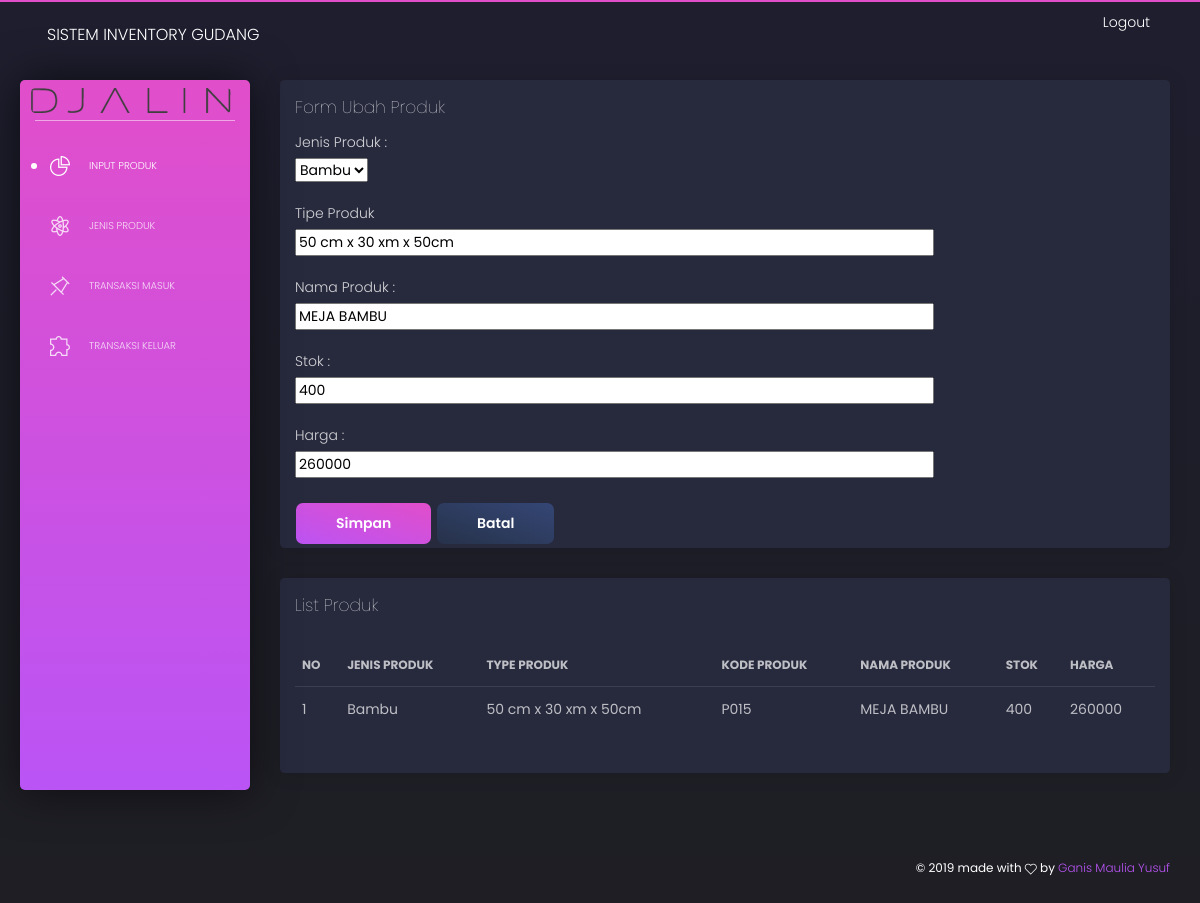
Screenshot of /index.php/Produk/ubah_produk/P015 with the database file from the repository.
### tables this page shows
CREATE TABLE IF NOT EXISTS `produk` (
  `kode_produk` varchar(50) NOT NULL,
  `kode_jenis` varchar(50) NOT NULL,
  `nama_produk` varchar(100) NOT NULL,
  `stok` int(100) NOT NULL,
  `harga` int(100) NOT NULL,
  `type_produk` varchar(100) NOT NULL,
  PRIMARY KEY (`kode_produk`)
);

CREATE TABLE IF NOT EXISTS `jenis` (
  `kode_jenis` varchar(50) NOT NULL,
  `nama_jenis` varchar(100) NOT NULL,
  PRIMARY KEY (`kode_jenis`)
);

### application/controllers/Produk.php (called while the page is built, shortened)
<?php
class Produk extends CI_Controller {
	function __construct()
			{
				$this->load->model('Login_m');
				$this->load->model('Produk_m');
				$this->load->helper('url');
			}
	public function ubah_produk(){
		$kode_produk = $this->uri->segment(3);
		$data['produk']=$this->Produk_m->ambilData2($kode_produk);
		$this->load->view('ubah_produk_v',$data);
	}
}

### index.php (called while the page is built, shortened)
<?php
require_once BASEPATH.'core/CodeIgniter.php';

### application/models/Produk_m.php (called while the page is built, shortened)
<?php
	class Produk_m extends CI_Model
	{
		public function ambilData2($kode_produk){
			$sql = "select * from produk as p inner join jenis as j on j.kode_jenis = p.kode_jenis where kode_produk = '".$kode_produk."'";
			return $this->db->query($sql);
		}
	}
?>

### application/views/ubah_produk_v.php (the view, shortened to what this page needs)
<!DOCTYPE html>
<html lang="en">
<head>
  <link href="https://use.fontawesome.com/releases/v5.0.6/css/all.css" rel="stylesheet">
  <link href="<?php echo base_url();?>/assets/css/nucleo-icons.css" rel="stylesheet" />
  <link href="<?php echo base_url();?>/assets/css/black-dashboard.css?v=1.0.0" rel="stylesheet" />
  <link href="<?php echo base_url();?>/assets/demo/demo.css" rel="stylesheet" />
</head>
<body class="">
  <div class="wrapper">
    <div class="sidebar">
      <div class="sidebar-wrapper">
        <div class="logo">
          <img src="<?php echo base_url();?>/assets/img/djalin-logo.png" alt="Profile Photo">
        </div>
        <ul class="nav">
          <li class="active">
            <a href="<?php echo site_url(); ?>/Produk">
              <i class="tim-icons icon-chart-pie-36"></i>
              <p>Input Produk</p>
            </a>
          </li>
          <li>
            <a href="<?php echo site_url(); ?>/Login">
              <i class="tim-icons icon-atom"></i>
              <p>Jenis Produk</p>
            </a>
          </li>
          <li>
            <a href="<?php echo site_url(); ?>/Transaksi_masuk">
              <i class="tim-icons icon-pin"></i>
              <p>Transaksi Masuk</p>
            </a>
          </li>
          <li>
              <a href="<?php echo site_url(); ?>/Transaksi_keluar">
              <i class="tim-icons icon-puzzle-10"></i>
              <p>Transaksi Keluar</p>
            </a>
          </li>
        </ul>
      </div>
    </div>
    <div class="main-panel">
      <nav class="navbar navbar-expand-lg navbar-absolute navbar-transparent">
        <div class="container-fluid">
          <div class="navbar-wrapper">
            <a class="navbar-brand" href="<?php echo base_url();?>"javascript:void(0)">Sistem Inventory Gudang</a>
          </div>
          <div class="collapse navbar-collapse" id="navigation">
            <ul class="navbar-nav ml-auto">
              <li class="search-bar input-group">
                  <a href="<?php echo site_url('Login_user/logout');?>">Logout</a>
              </li>
            </ul>
          </div>
        </div>
      </nav>
      <div class="content">
        <div class="row">
          <div class="col-md-12">
            <div class="card">
              <div class="card-header">
                <h4 class="card-title">Form Ubah Produk </h4>
                <p>Jenis Produk   :</p>
                <form action="<?php echo site_url(); ?>/Produk/update_produk" method=post>
                   <?php
                      foreach ($produk->result() as $i) {
                    ?>
                <select name="kode_jenis" id="kode_jenis" >
                      <option value="<?php echo $i->kode_jenis;?>">
                         <?php echo $i->nama_jenis;?></option>
                </select>
                  <br /><br />
                    <p>Tipe Produk</p>
                    <input type="text" name="type_produk" size="50" value="<?php echo $i->type_produk ?>"><br /><br />
                    <p>Nama Produk   :</p>
                    <input type="text" name="nama_produk" size="50" value="<?php echo $i->nama_produk ?>"><br /><br />
                    <p>Stok          :</p>
                    <input type="text" name="stok" size="50" value="<?php echo $i->stok ?>"><br /><br />
                    <p>Harga         :</p>
                    <input type="text" name="harga" size="50" value="<?php echo $i->harga ?>"><br /><br />
                    <input type="submit" value="Simpan" button type="button" class="btn btn-primary">
                    <a href="<?php echo site_url(); ?>/Produk" button type="button" class="btn btn-default batal">Batal</a>
                    <?php
                     }
                      ?>
                </form>
              </div>
            </div>
          </div>
          <div class="col-md-12">
            <div class="card ">
              <div class="card-header">
                <h4 class="card-title">List Produk</h4>
              </div>
              <div class="card-body">
                <div class="table-responsive">
                  <table class="table tablesorter " id="">
                    <thead class=" text-primary">
                      <tr>
                        <th>
                          No
                        </th>
                        <th>
                          Jenis Produk
                        </th>
                        <th>
                          Type Produk
                        </th>
                        <th>
                          Kode Produk
                        </th>
                        <th>
                          Nama Produk
                        </th>
                        <th>
                          Stok
                        </th>
                        <th>
                          Harga
                        </th>
                      </tr>
                    </thead>
                    <tbody>
                      <?php
                          $no=1;
                            foreach ($produk->result() as $i) {
                          ?>
                          <td><?php echo $no++ ?></td>
                          <td><?php echo $i->nama_jenis ?></td>
                          <td><?php echo $i->type_produk?></td>
                          <td><?php echo $i->kode_produk?></td>
                          <td><?php echo $i->nama_produk?></td>
                          <td><?php echo $i->stok?></td>
                          <td><?php echo $i->harga?></td>
                        <?php
                          }
                          ?>
                    </tbody>
                  </table>
                </div>
              </div>
            </div>
          </div>
        </div>
      </div>
      <footer class="footer">
        <div class="container-fluid">
          <div class="copyright">
            ©
             made with <i class="tim-icons icon-heart-2"></i> by
            <a href="<?php echo base_url();?>javascript:void(0)" target="_blank">Ganis Maulia Yusuf</a>
          </div>
        </div>
      </footer>
    </div>
  </div>
</body>
</html>

### rows the page displays
produk: kode_jenis "Bambu", type_produk "50 cm x 30 xm x 50cm", nama_produk "MEJA BAMBU", stok "400", harga "260000", kode_jenis.nama_jenis "Bambu", kode_produk "P015"
